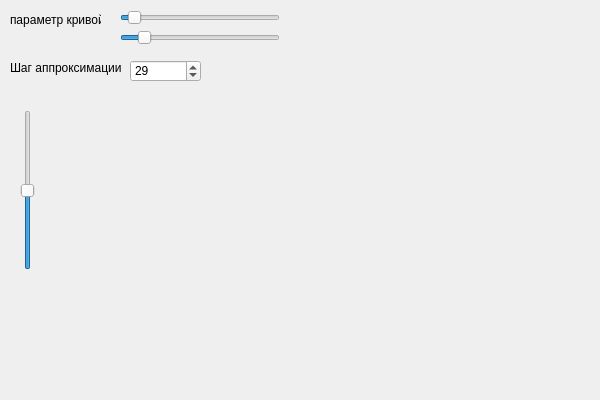
<?xml version="1.0" encoding="UTF-8"?>
<ui version="4.0">
 <class>Widget</class>
 <widget class="QWidget" name="Widget">
  <property name="geometry">
   <rect>
    <x>0</x>
    <y>0</y>
    <width>600</width>
    <height>400</height>
   </rect>
  </property>
  <property name="windowTitle">
   <string>Widget</string>
  </property>
  <widget class="QSpinBox" name="spinBox">
   <property name="geometry">
    <rect>
     <x>130</x>
     <y>60</y>
     <width>71</width>
     <height>22</height>
    </rect>
   </property>
   <property name="minimum">
    <number>1</number>
   </property>
   <property name="maximum">
    <number>666</number>
   </property>
   <property name="value">
    <number>29</number>
   </property>
  </widget>
  <widget class="QSlider" name="horizontalSlider_A">
   <property name="geometry">
    <rect>
     <x>120</x>
     <y>10</y>
     <width>160</width>
     <height>16</height>
    </rect>
   </property>
   <property name="minimum">
    <number>1</number>
   </property>
   <property name="maximum">
    <number>666</number>
   </property>
   <property name="value">
    <number>33</number>
   </property>
   <property name="sliderPosition">
    <number>33</number>
   </property>
   <property name="orientation">
    <enum>Qt::Horizontal</enum>
   </property>
   <property name="tickPosition">
    <enum>QSlider::NoTicks</enum>
   </property>
  </widget>
  <widget class="QLabel" name="label">
   <property name="geometry">
    <rect>
     <x>10</x>
     <y>60</y>
     <width>111</width>
     <height>16</height>
    </rect>
   </property>
   <property name="text">
    <string>Шаг аппроксимации</string>
   </property>
  </widget>
  <widget class="QLabel" name="label_2">
   <property name="geometry">
    <rect>
     <x>10</x>
     <y>10</y>
     <width>91</width>
     <height>20</height>
    </rect>
   </property>
   <property name="text">
    <string>параметр кривой</string>
   </property>
  </widget>
  <widget class="QSlider" name="verticalSlider">
   <property name="geometry">
    <rect>
     <x>20</x>
     <y>110</y>
     <width>16</width>
     <height>160</height>
    </rect>
   </property>
   <property name="minimum">
    <number>-180</number>
   </property>
   <property name="maximum">
    <number>180</number>
   </property>
   <property name="orientation">
    <enum>Qt::Vertical</enum>
   </property>
  </widget>
  <widget class="QSlider" name="horizontalSlider_B">
   <property name="geometry">
    <rect>
     <x>120</x>
     <y>30</y>
     <width>160</width>
     <height>16</height>
    </rect>
   </property>
   <property name="minimum">
    <number>1</number>
   </property>
   <property name="maximum">
    <number>666</number>
   </property>
   <property name="sliderPosition">
    <number>77</number>
   </property>
   <property name="orientation">
    <enum>Qt::Horizontal</enum>
   </property>
  </widget>
 </widget>
 <layoutdefault spacing="6" margin="11"/>
 <resources/>
 <connections>
  <connection>
   <sender>spinBox</sender>
   <signal>valueChanged(int)</signal>
   <receiver>Widget</receiver>
   <slot>repaint()</slot>
   <hints>
    <hint type="sourcelabel">
     <x>55</x>
     <y>30</y>
    </hint>
    <hint type="destinationlabel">
     <x>299</x>
     <y>199</y>
    </hint>
   </hints>
  </connection>
  <connection>
   <sender>horizontalSlider_A</sender>
   <signal>sliderMoved(int)</signal>
   <receiver>Widget</receiver>
   <slot>repaint()</slot>
   <hints>
    <hint type="sourcelabel">
     <x>119</x>
     <y>127</y>
    </hint>
    <hint type="destinationlabel">
     <x>299</x>
     <y>199</y>
    </hint>
   </hints>
  </connection>
  <connection>
   <sender>verticalSlider</sender>
   <signal>sliderMoved(int)</signal>
   <receiver>Widget</receiver>
   <slot>repaint()</slot>
   <hints>
    <hint type="sourcelabel">
     <x>27</x>
     <y>189</y>
    </hint>
    <hint type="destinationlabel">
     <x>299</x>
     <y>199</y>
    </hint>
   </hints>
  </connection>
  <connection>
   <sender>horizontalSlider_B</sender>
   <signal>sliderMoved(int)</signal>
   <receiver>Widget</receiver>
   <slot>repaint()</slot>
   <hints>
    <hint type="sourcelabel">
     <x>199</x>
     <y>40</y>
    </hint>
    <hint type="destinationlabel">
     <x>299</x>
     <y>199</y>
    </hint>
   </hints>
  </connection>
 </connections>
</ui>
